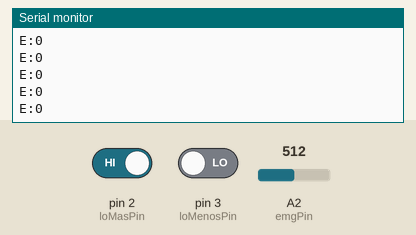
Recording of a sketch running on a simulated Arduino Uno, built with avr-gcc and run on an emulated ATmega328P. Shown: the last lines printed to the serial monitor. The inputs (shaded band) are chosen by the test bench; at power-on: pin 2 (loMasPin) HIGH, pin 3 (loMenosPin) LOW, A2 (emgPin) = 512.

Above: at 1.2 s.
1.3 s: pin 2 (loMasPin) driven LOW
4.3 s: pin 3 (loMenosPin) driven HIGH
7.3 s: A2 (emgPin) set to 716
8.8 s: A2 (emgPin) set to 900
At 9.07 s:
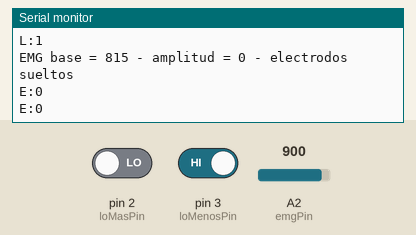
10.3 s: pin 3 (loMenosPin) driven LOW
11.8 s: A2 (emgPin) set to 1023
At 12.4 s:
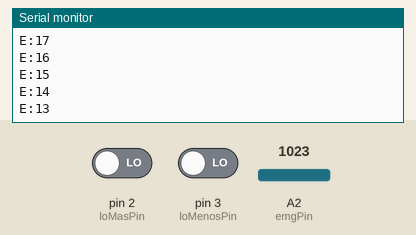
Timing chart, 0 to 14.5 s (numbered marks = the images above; inputs shaded):
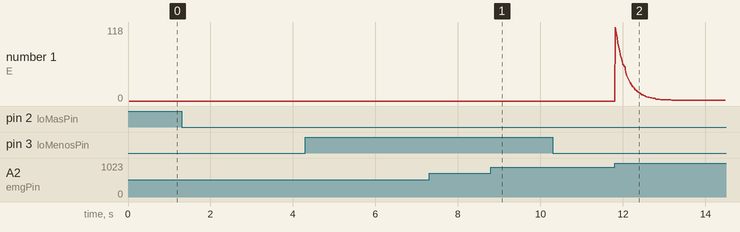

The sketch:

dispositivo3.ino
```cpp
//  Pantorrilla EMG: un AD8232 con tres electrodos de superficie sobre la
//  pantorrilla mide la actividad electrica del gemelo mientras el usuario lo
//  contrae y relaja. El sketch muestrea la salida analogica a ritmo fijo, la
//  rectifica alrededor de su reposo y emite la amplitud media de cada ventana
//  por Serial como linea de texto.
//
//  Basado en el conexionado del breakout de SparkFun
//  (https://learn.sparkfun.com/tutorials/ad8232-heart-rate-monitor-hookup-guide),
//  pensado para ECG. Ver la advertencia sobre el filtro en README.md.

const int emgPin = A2;                   // OUTPUT del AD8232
const int loMasPin = 2;                  // LO+ : en alto si se solto el electrodo LA/+
const int loMenosPin = 3;                // LO- : en alto si se solto el electrodo RA/-
// SDN queda sin conectar: el breakout lo tiene en alto (encendido).
// Alimentacion 3.3V de la LilyPad, sin divisor: el AD8232 trabaja a 3.3V y su
// salida queda centrada en ~1.65V, o sea ~512 cuentas con AREF = 3.3V.

// Muestreo. El AD8232 del breakout ya pasabajea a ~40Hz, asi que 1kHz sobra
// para Nyquist, pero deja margen si se modifica el filtro para ver mas banda de
// EMG (20-450Hz). El ADC del 32u4 a 8MHz (prescaler 128) llega a ~4.8kHz.
const unsigned long PERIODO_US = 1000;   // 1 muestra por milisegundo
const int MUESTRAS_VENTANA = 20;         // 20ms por linea "E:" (50Hz, igual que el FSR del dispositivo2)

// Referencia de reposo. No se asume 512: se sigue con un pasaaltos IIR de primer
// orden (alfa = 1/256 a 1kHz, corte ~0.6Hz), que absorbe la deriva lenta del
// contacto piel-electrodo sin tocar la banda de la contraccion. Se guarda en
// punto fijo Q8 (x256) para no usar float dentro del camino de muestreo.
const int DESPLAZAMIENTO_BASE = 8;       // alfa = 1 / 2^8

// Tras reconectar un electrodo la salida tarda en volver del riel; durante este
// tiempo se emite E:0 para que la web no lea el transitorio como contraccion.
const unsigned long ASENTAMIENTO_MS = 500;

// true emite ademas cada muestra centrada ("S:<n>") a 1kHz, para mirar la forma
// de onda en el Serial Plotter mientras se ubican los electrodos. La web lo
// ignora, pero es mucho caudal: dejar en false para uso normal.
const bool MODO_CRUDO = false;

long baseQ8 = 512L << DESPLAZAMIENTO_BASE;
long sumaVentana = 0;                    // suma de |muestra - base| en la ventana
int muestrasEnVentana = 0;

bool electrodosSueltos = false;
unsigned long finAsentamiento = 0;
unsigned long ultimaMuestraUs = 0;

unsigned long lastStatusPrint = 0;
const unsigned long statusInterval = 3000;   // linea legible de estado cada 3 segundos
int ultimaAmplitud = 0;

void setup() {
  Serial.begin(9600);
  pinMode(loMasPin, INPUT);
  pinMode(loMenosPin, INPUT);

  // Mismo criterio que con los piezos del dispositivo2: el reposo se mide, no se
  // asume. Si los electrodos estan sueltos al arrancar, la media cae en un riel,
  // pero se corrige sola al reconectar (ver actualizarElectrodos()).
  sembrarBase();
  ultimaMuestraUs = micros();
}

void sembrarBase() {
  long suma = 0;
  for (int n = 0; n < 64; n++) {
    suma += analogRead(emgPin);
  }
  baseQ8 = (suma / 64) << DESPLAZAMIENTO_BASE;
}

// Linea que consume el lector de Web Serial ("E:<amplitud>"). La amplitud es la
// media del valor absoluto de la senal centrada (MAV) en la ventana, en cuentas
// del ADC: 0 en reposo, crece con la contraccion, techo teorico ~512. Va cruda:
// la normalizacion a 0-1 para window.feedEMG() vive del lado del navegador,
// donde se puede recalibrar el rango segun la persona y la ubicacion.
// Se rectifica y promedia aca y no en la web porque mandar muestras sueltas a
// 50Hz seria submuestrear la senal (aliasing); la MAV es el resumen correcto.
void printAmplitud(int amplitud) {
  Serial.print("E:");
  Serial.println(amplitud);
}

// Linea de estado de electrodos ("L:<0|1>"), 1 = alguno suelto. Se emite solo
// cuando cambia, y de nuevo en cada linea de estado legible por si la pagina se
// conecto despues del cambio.
void printElectrodos() {
  Serial.print("L:");
  Serial.println(electrodosSueltos ? 1 : 0);
}

void printEstadoLegible() {
  Serial.print("EMG base = ");
  Serial.print(baseQ8 >> DESPLAZAMIENTO_BASE);
  Serial.print(" - amplitud = ");
  Serial.print(ultimaAmplitud);
  if (electrodosSueltos) {
    Serial.println(" - electrodos sueltos");
  } else if (ultimaAmplitud < 5) {
    Serial.println(" - reposo");
  } else {
    Serial.println(" - actividad");
  }
}

void actualizarElectrodos(unsigned long ahora) {
  bool sueltos = digitalRead(loMasPin) == HIGH || digitalRead(loMenosPin) == HIGH;
  if (sueltos == electrodosSueltos) return;

  electrodosSueltos = sueltos;
  if (!sueltos) {
    // Al volver el contacto la base vieja quedo pegada al riel; con alfa = 1/256
    // tardaria ~1s en recuperarse, asi que se re-siembra con la lectura actual.
    baseQ8 = (long)analogRead(emgPin) << DESPLAZAMIENTO_BASE;
    finAsentamiento = ahora + ASENTAMIENTO_MS;
  }
  sumaVentana = 0;
  muestrasEnVentana = 0;
  printElectrodos();
}

void muestrear(unsigned long ahora) {
  int x = analogRead(emgPin);

  // Pasaaltos: la base sigue a la senal con constante de tiempo ~256ms.
  baseQ8 += (((long)x << DESPLAZAMIENTO_BASE) - baseQ8) >> DESPLAZAMIENTO_BASE;
  int centrada = x - (int)(baseQ8 >> DESPLAZAMIENTO_BASE);

  if (MODO_CRUDO) {
    Serial.print("S:");
    Serial.println(centrada);
  }

  sumaVentana += (centrada < 0) ? -centrada : centrada;
  muestrasEnVentana++;

  if (muestrasEnVentana >= MUESTRAS_VENTANA) {
    bool valida = !electrodosSueltos && ahora >= finAsentamiento;
    ultimaAmplitud = valida ? (int)(sumaVentana / muestrasEnVentana) : 0;
    printAmplitud(ultimaAmplitud);
    sumaVentana = 0;
    muestrasEnVentana = 0;
  }
}

void loop() {
  unsigned long ahora = millis();

  actualizarElectrodos(ahora);

  // Muestreo a ritmo fijo sin delay(): se ponen al dia las muestras vencidas.
  // Si el loop se atraso mucho (por ejemplo, el host dejo de leer el puerto y
  // Serial bloqueo), se descarta el atraso en vez de muestrear en rafaga.
  unsigned long ahoraUs = micros();
  if (ahoraUs - ultimaMuestraUs >= 50 * PERIODO_US) {
    ultimaMuestraUs = ahoraUs - PERIODO_US;
  }
  // El tope de iteraciones evita quedar atrapado aca si una muestra llegara a
  // costar mas de 1ms (por ejemplo con MODO_CRUDO y el puerto lento).
  int pendientes = 0;
  while (micros() - ultimaMuestraUs >= PERIODO_US && pendientes++ < 50) {
    ultimaMuestraUs += PERIODO_US;
    muestrear(ahora);
  }

  if (ahora - lastStatusPrint >= statusInterval) {
    lastStatusPrint = ahora;
    printElectrodos();
    printEstadoLegible();
  }
}
```

Measured:
- after the input at 8.8 s, the serial monitor: prints a new line after 0.21 s (image 1)
- after the input at 11.8 s, the serial monitor: prints a new line at once (image 2)
